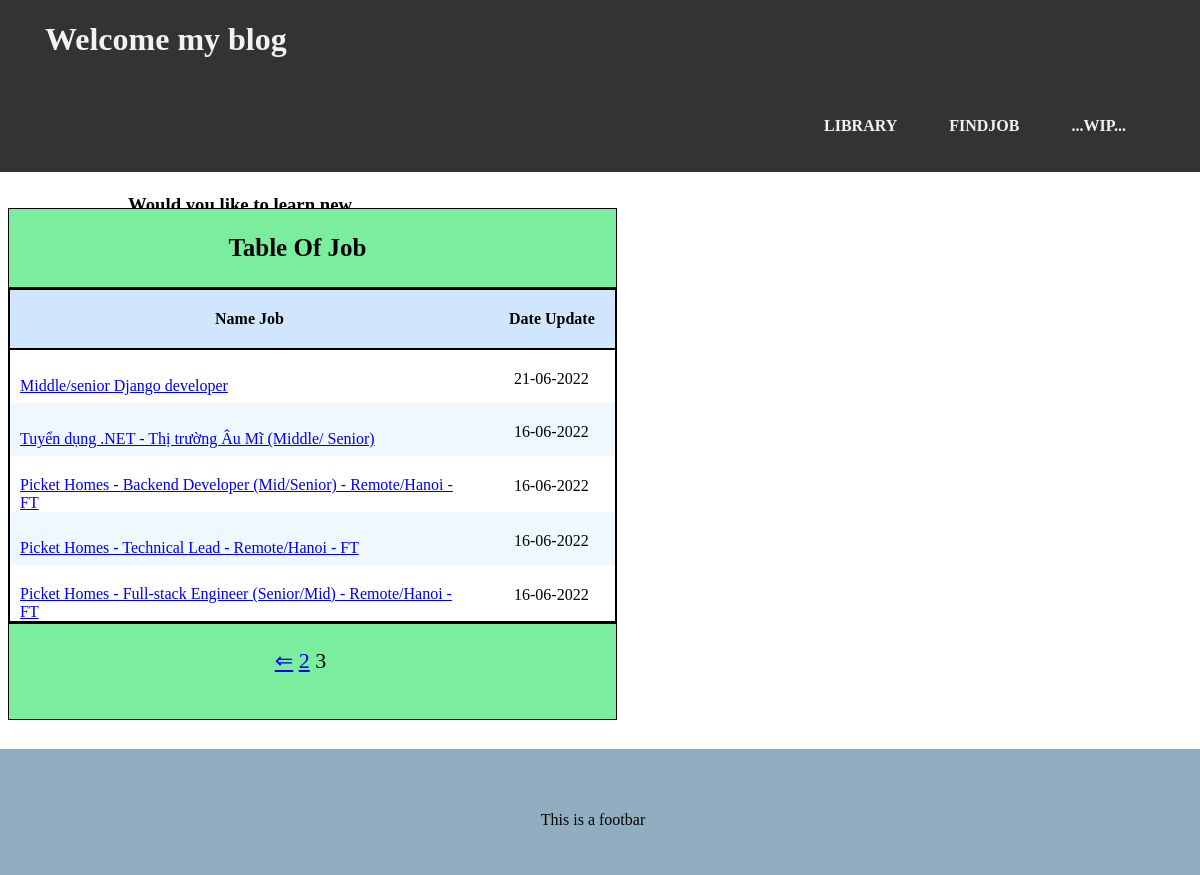
The app's page /indexjob/?page=3 with its own data.
### learnm/models.py (models this page shows, shortened)
class Listjobs(models.Model):
    title_job = models.TextField(unique=True)
    urls_job = models.TextField(unique=True)
    date_job = models.DateField(auto_now_add=False, null=True, blank=True)

### learnm/views.py (the view)
# urls.py: path('indexjob/', Indexjob.as_view(), name='index')
class Indexjob(View):
    def get(self, request):
        name = Listjobs.objects.all()
        p = Paginator(name, 10)
        page_num = request.GET.get('page', 1)
        try:
            page = p.page(page_num)
        except EmptyPage:
            page = p.page(1)
        contents = {'name': page}
        return render(request, 'indexjob.html', contents)

### learnm/templates/indexjob.html (shortened to what this page needs)
{% extends 'base.html' %}
{% block layout1 %}
{% load static %}
<div class="TableBlock">
        <table class="Tablei">
            <caption id="capti">
                Table Of Job
            </caption>
            <thead class="headt">
                <tr id="Titl">
                    <th>Name Job</th>
                    <th>Date Update</th>
                </tr>
            </thead>
            <tbody class="bodyt">
                {% for data in name %}
                <tr>
                    <td id="namejob"><a href="https://github.com{{ data.urls_job }}">{{ data.title_job }}</a></td>
                    <td id="date">{{ data.date_job|date:'d-m-Y' }}</td>
                </tr>
                {% endfor %}
            </tbody>
        </table>
        <footer class="footer">
            {% if name.has_previous %}
            <a href="?page=1">&Leftarrow;</a>
            <a href="?page={{ name.previous_page_number}}">{{ name.previous_page_number }}</a>
            {% endif %}
            <span> {{ name.number }}</span>
        </footer>
</div>
<div class="adv">
        <h3>Would you like to learn new language</h3>
        <a href="https://pymi.vn/">
            <img class="img" src= "{% static 'images/advise.jpg' %}" alt="Pymier"/>
        </a>
        <div id="des">Click in image above for join</div>
</div>
{% endblock %}

### learnm/static/indexjob.css (style rules this page uses)
body { background: #ffffff; }
.TableBlock { position: relative; max-inline-size: 1000px; z-index: 2; }
.Tablei { border-collapse: collapse; }
.Tablei tr:nth-child(even) { background-color: aliceblue; }
#capti { font-weight: bolder; font-size: 25px; margin: 20px 0px 0px 0px; background-color: #7bed9f; padding: 25px 30px 25px 0px; border: 0.5px solid; }
.headt th { padding: 20px; }
.bodyt { background-color: white; border: 2px solid; }
#Titl { background-color: #d0e6fc; border: 2px solid; }
#namejob { max-inline-size: 30rem; padding: 20px 25px 0px 10px; }
#date { padding: 20px 20px 15px 25PX; }
.footer { background-color: #7bed9f; margin: 0px 391px 0px 0px; padding: 24px 24px 45px 0px; text-align: center; z-index: 3; border: 0.5px solid; font-size: 22px; }
.adv { border-radius: 50px; text-align: center; padding: 20px; position: absolute; right: 50rem; top: 155px; width: 20em; }
.img { width: 100%; border-radius: 150px; }
#des { font-size: 20px; font-style: italic; font-size: medium; }
* { box-sizing: border-box; }

### records on screen
Listjobs: title_job "Middle/senior Django developer", date_job "21-06-2022"
Listjobs: title_job "Tuyển dụng .NET - Thị trường Âu Mĩ (Middle/ Senior)", date_job "16-06-2022"
Listjobs: title_job "Picket Homes - Backend Developer (Mid/Senior) - Remote/Hanoi - FT", date_job "16-06-2022"
Listjobs: title_job "Picket Homes - Technical Lead - Remote/Hanoi - FT", date_job "16-06-2022"
Listjobs: title_job "Picket Homes - Full-stack Engineer (Senior/Mid) - Remote/Hanoi - FT", date_job "16-06-2022"

### other values on screen
{{ name.previous_page_number }} "2"
{{ name.number }} "3"
